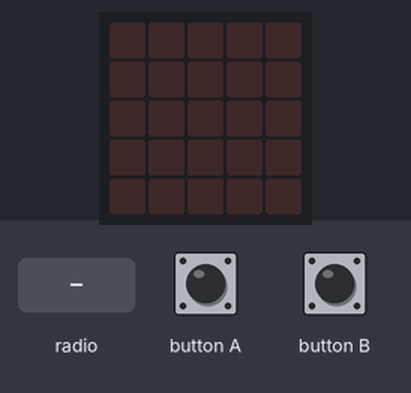
Bench run of a program on a simulated BBC micro:bit running MicroPython. Shown: the board's 5×5 LED display. The inputs (shaded band) are chosen by the test bench.

Above: at 1.2 s.
1.3 s: button A pressed for 0.15 s
At 2.0 s:
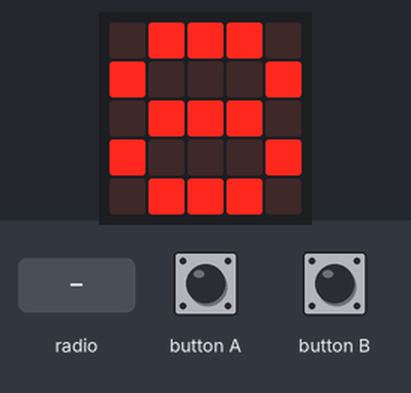
3.7 s: button B pressed for 0.15 s
At 4.4 s:
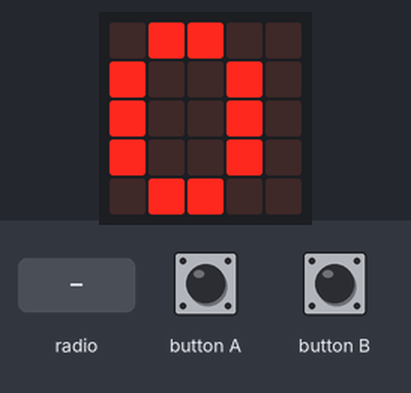
6.1 s: radio message "1" arrives
At 7.0 s:
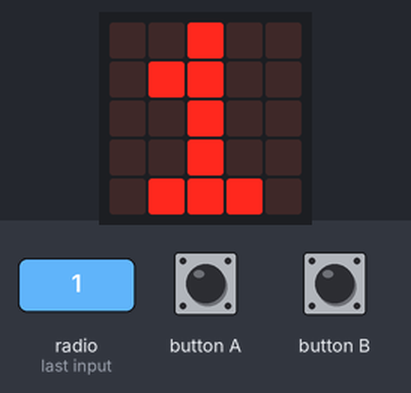
7.6 s: radio message "50" arrives
At 7.8 s:
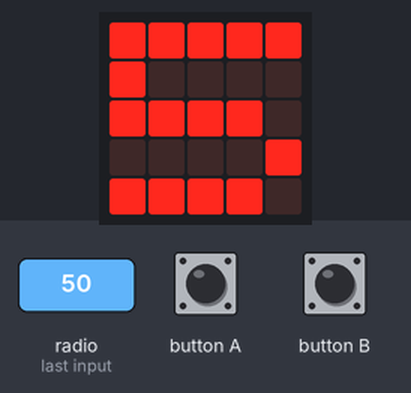
9.5 s: button A pressed for 1 s
At 11.6 s:
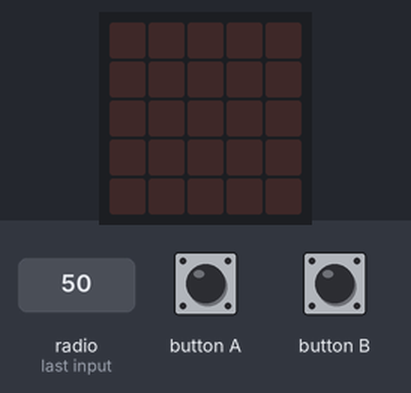
12.7 s: button B pressed for 1 s
At 14.0 s:
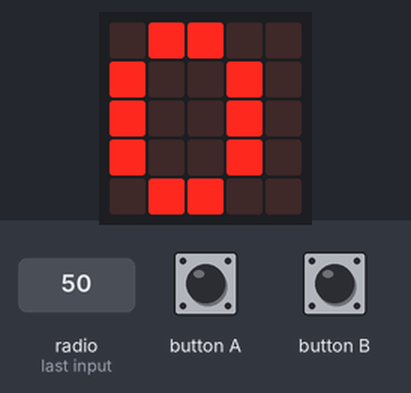
Timing chart, 0 to 15.7 s (numbered marks = the images above; inputs shaded):
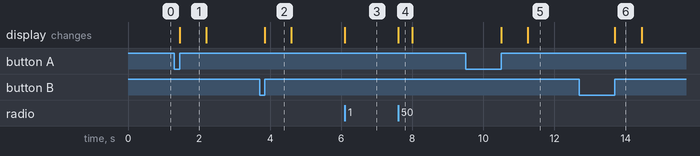

Measured:
- after the input at 1.3 s, the display: changes after 0.15 s (image 1)
- after the input at 3.7 s, the display: changes after 0.15 s (image 2)
- after the input at 6.1 s, the display: changes at once (image 3)
- after the input at 7.6 s, the display: changes at once (image 4)
- after the input at 9.5 s, the display: first changes after 1.0 s (image 5 shows a later state)
- after the input at 12.7 s, the display: changes after 1.0 s (image 6)
- what the display in image 1 shows lasts 0.7 s, from 1.5 s to 2.2 s

The program:

external_display.py
```python
import radio
from microbit import display, button_a, sleep, button_b, Image


BASE_CHANNEL = 70
SCREEN_SIZE = 5
MAX_DISPLAY_IDX = 9


def button_incdec():
    get_state = lambda: int(button_b.is_pressed()) - int(button_a.is_pressed())
    initial_state = get_state()
    if initial_state:
        while get_state():
            pass
    return initial_state


def transmit(img):
    """The `microbit.display.show` function on steroids

    Image of size 10 x 10 will be divided into following fragments:

    +-------+-------+
    |       |       |
    |   0   |   1   |
    |       |       |
    +-------+-------+
    |       |       |
    |   2   |   3   |
    |       |       |
    +-------+-------+

    0 - local screen (also sent on BASE_CHANNEL + 0 for mirroring capability)
    1 - screen on the BASE_CHANNEL + 1
    2 - screen on the BASE_CHANNEL + 2
    ...
    n - screen on the BASE_CHANNEL + n
    """
    assert img.width() == img.height()
    assert img.height() % SCREEN_SIZE == 0

    fragment_count = img.width() // SCREEN_SIZE

    for y in range(fragment_count):
        for x in range(fragment_count):
            # Extract a fragment from the original image
            frag = img.crop(
		x * SCREEN_SIZE,
		y * SCREEN_SIZE,
		SCREEN_SIZE,
		SCREEN_SIZE
	    )

            # switch the radio channel
            channel = BASE_CHANNEL + (y * fragment_count) + x
            radio.config(channel=channel, length=251)

            # Display the image locally if fragment == 0
            if x == 0 and y == 0:
                display.show(img)


def receive():
    """Starts a receiver program"""
    radio.on()
    channel_idx = 0

    while True:
        # Handle the display switching
        # A for prev channel, B for next channel
        channel_selector = button_incdec()
        if channel_selector != 0:
            # Switch the channel
            channel_idx = (channel_idx + channel_selector) % MAX_DISPLAY_IDX
            radio.config(channel=BASE_CHANNEL + channel_idx, length=251)
            radio.on()

            # Give the user some feedback
            display.show(str(channel_idx))
            sleep(750)
            display.clear()

        msg = radio.receive()
        if msg:
            # TODO: validate that we have received a valid frame
            try:
                display.show(eval(msg))
            except Exception as e:
		display.show(Image.SAD)
                print(repr(e))


receive()
```
